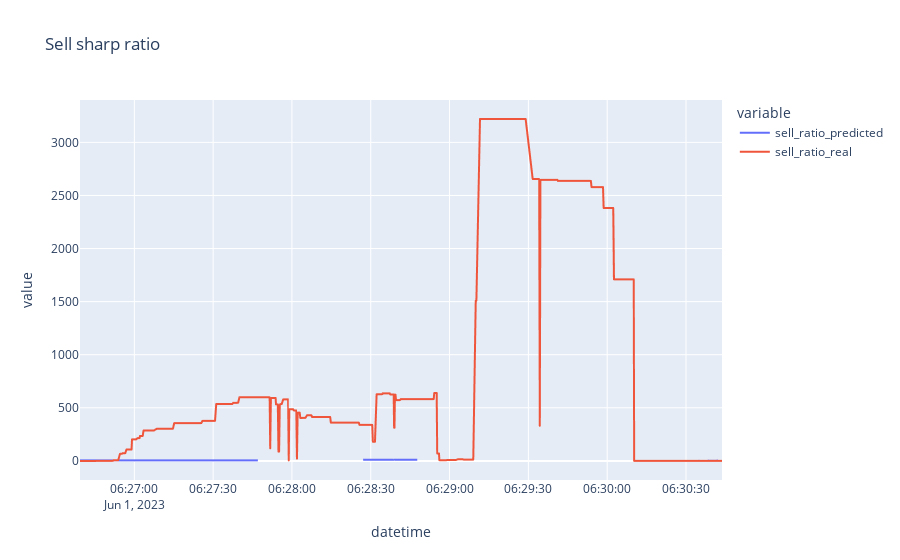

The notebook cell this image was saved under:
### Code cell
px.line(sharp_ratio_df[["sell_ratio_predicted", "sell_ratio_real"]], title="Sell sharp ratio")

### Figure 1 — Plotly figure (JSON) as saved in the notebook; plotly's stock layout.template omitted (floating-point values rounded to 4 significant figures; data arrays with more than 128 entries replaced by an {"elided": "..."} marker saying what was removed)
{"data": [{"hovertemplate": "variable=sell_ratio_predicted<br>datetime=%{x}<br>value=%{y}<extra></extra>", "legendgroup": "sell_ratio_predicted", "line": {"color": "#636efa", "dash": "solid"}, "marker": {"symbol": "circle"}, "mode": "lines", "name": "sell_ratio_predicted", "showlegend": true, "type": "scattergl", "x": {"elided": "1000 str values"}, "xaxis": "x", "y": {"elided": "1000 float values"}, "yaxis": "y"}, {"hovertemplate": "variable=sell_ratio_real<br>datetime=%{x}<br>value=%{y}<extra></extra>", "legendgroup": "sell_ratio_real", "line": {"color": "#EF553B", "dash": "solid"}, "marker": {"symbol": "circle"}, "mode": "lines", "name": "sell_ratio_real", "showlegend": true, "type": "scattergl", "x": {"elided": "1000 str values"}, "xaxis": "x", "y": {"elided": "1000 float values"}, "yaxis": "y"}], "layout": {"legend": {"title": {"text": "variable"}, "tracegroupgap": 0}, "title": {"text": "Sell sharp ratio"}, "xaxis": {"anchor": "y", "domain": [0, 1], "title": {"text": "datetime"}}, "yaxis": {"anchor": "x", "domain": [0, 1], "title": {"text": "value"}}}}
